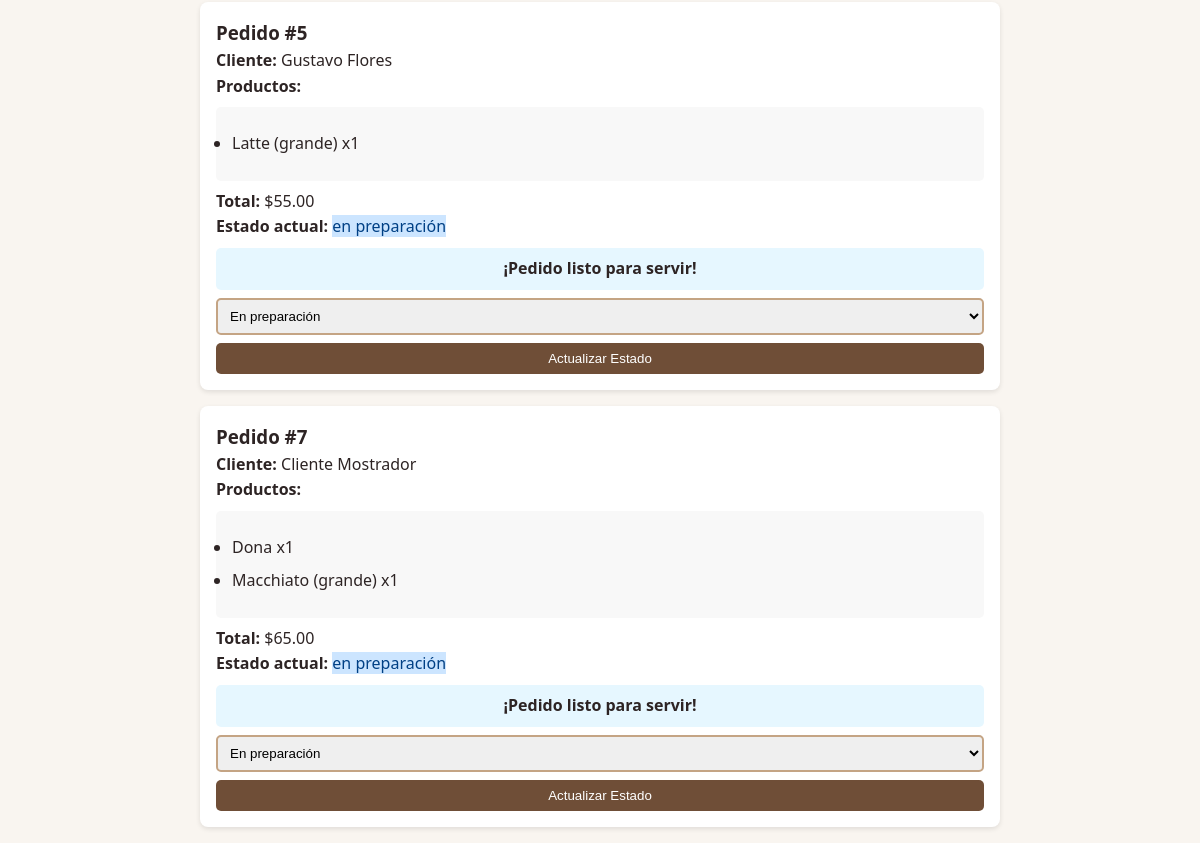
The app's page /barista (signed in, lower part), older data.
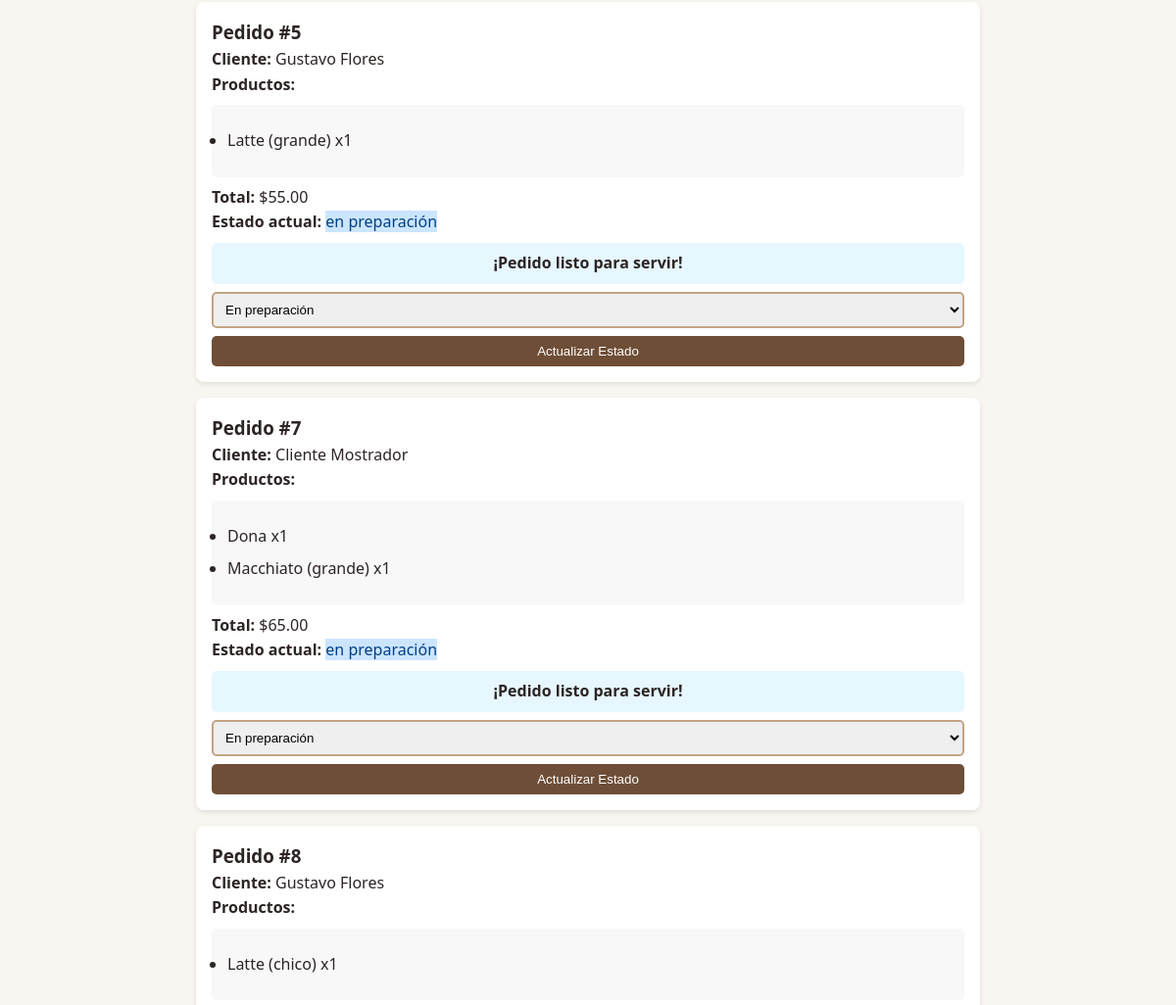
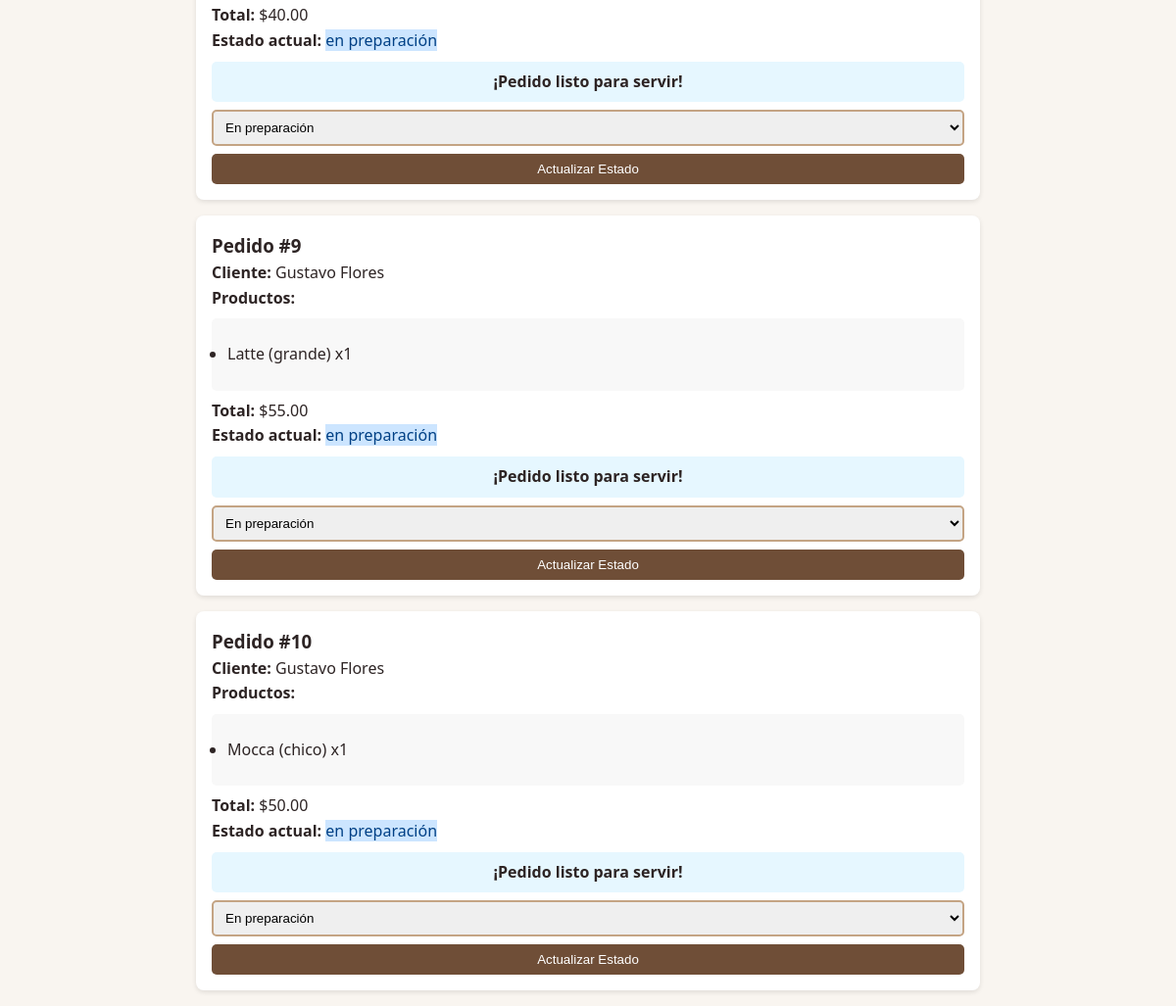
The same page, newer data (2 pictures, top to bottom).
### app.py (models this page shows)
class Pedido(db.Model):
    id = db.Column(db.Integer, primary_key=True)
    cliente = db.Column(db.String(50), nullable=False)
    productos = db.Column(db.String(500))
    estado = db.Column(db.String(20), default="pendiente")
    pago = db.Column(db.String(20), default="pendiente")
    total = db.Column(db.Float)
    fecha = db.Column(db.DateTime, default=datetime.now)
    hora_pago = db.Column(db.DateTime)
    hora_preparacion = db.Column(db.DateTime)

### app.py (the view)
@app.route('/barista')
@login_required
def barista():
    if session.get('role') != 'barista':
        flash('Acceso no autorizado', 'error'); return redirect(url_for('login'))
    pedidos = Pedido.query.filter(Pedido.pago == "pagado", Pedido.estado != "terminado").order_by(Pedido.hora_pago).all()
    ahora = datetime.now()
    for pedido in pedidos:
        if pedido.hora_preparacion and ahora >= pedido.hora_preparacion and pedido.estado != "listo":
            pedido.estado = "listo"; db.session.commit()
    return render_template('barista.html', pedidos=pedidos, ahora=ahora)

### app.py (called while the page is built)
def login_required(view):
    @functools.wraps(view)
    def wrapped_view(**kwargs):
        if 'logged_in' not in session:
            return redirect(url_for('login'))
        return view(**kwargs)
    return wrapped_view

### templates/barista.html (shortened to what this page needs)
<!DOCTYPE html>
<html lang="es">
<head>
    <link rel="stylesheet" href="{{ url_for('static', filename='styles.css') }}">
</head>
<body>
    <main class="container" style="max-width: 800px; margin: 1rem auto;">
        {% for pedido in pedidos %}
        <div class="pedido-card">
            <h3>Pedido #{{ pedido.id }}</h3>
            <p><strong>Cliente:</strong> {{ pedido.cliente }}</p>
            <p><strong>Productos:</strong></p>
            <ul class="productos-lista">
                {% for producto in pedido.productos.split('|')[0].split(',') %}
                <li>{{ producto.strip() }}</li>
                {% endfor %}
            </ul>
            <p><strong>Total:</strong> ${{ "%.2f"|format(pedido.total) }}</p>
            <p><strong>Estado actual:</strong> <span class="estado-{{ pedido.estado | replace(' ', '-') }}">{{ pedido.estado }}</span></p>
            {% if pedido.pago == 'pagado' and pedido.hora_preparacion %}
            <div class="tiempo-preparacion">
                {% if ahora < pedido.hora_preparacion %}
                <p>Tiempo restante: {{ ((pedido.hora_preparacion - ahora).seconds // 60) + 1 }} minutos</p>
                {% else %}
                <p>¡Pedido listo para servir!</p>
                {% endif %}
            </div>
            {% endif %}
            <form action="{{ url_for('actualizar_estado', id=pedido.id) }}" method="post">
                <select name="estado" class="estado-select">
                    <option value="en preparación" {% if pedido.estado == 'en preparación' %}selected{% endif %}>En preparación</option>
                </select>
                <button type="submit" class="btn-actualizar">Actualizar Estado</button>
            </form>
        </div>
        {% endfor %}
    </main>
</body>
</html>

### static/styles.css (style rules this page uses)
:root { --primary: #6F4E37; --secondary: #C4A484; --accent: #E3B04B; --text: #2D2424; }
* { box-sizing: border-box; margin: 0; padding: 0; }
body { font-family: 'Segoe UI', Tahoma, Geneva, Verdana, sans-serif; background-color: #F9F5F0; color: var(--text); line-height: 1.6; }
.container { width: 90%; max-width: 1200px; margin: 0 auto; }
.tiempo-preparacion { margin-top: 0.5rem; padding: 0.5rem; background: #e6f7ff; border-radius: 5px; text-align: center; font-weight: bold; }
.estado-en-preparación { background: #CCE5FF; color: #004085; }
.productos-lista { margin: 0.5rem 0; padding-left: 1rem; }
.productos-lista { text-align: left; padding: 1rem; background: #f8f8f8; border-radius: 5px; }
.productos-lista li { margin: 0.5rem 0; }

### templates/barista.html (style rules this page uses)
.pedido-card { background: white; border-radius: 8px; padding: 1rem; margin-bottom: 1rem; box-shadow: 0 2px 5px rgba(0,0,0,0.1); }
.estado-select { width: 100%; padding: 0.5rem; margin-top: 0.5rem; border: 2px solid var(--secondary); border-radius: 5px; }
.btn-actualizar { background: var(--primary); color: white; border: none; padding: 0.5rem 1rem; border-radius: 5px; width: 100%; margin-top: 0.5rem; cursor: pointer; }
.tiempo-preparacion { margin-top: 0.5rem; padding: 0.5rem; background: #e6f7ff; border-radius: 5px; text-align: center; font-weight: bold; }
.estado-en-preparación { background: #CCE5FF; color: #004085; }
.productos-lista { margin: 0.5rem 0; padding-left: 1rem; }

Row changes from the older to the newer data that the page shows:
added Pedido: id "8", cliente "Gustavo Flores", strip "Latte (chico) x1", total "40.00", estado "en preparación", pago "¡Pedido listo para servir!", estado "En preparación"
added Pedido: id "9", cliente "Gustavo Flores", strip "Latte (grande) x1", total "55.00", estado "en preparación", pago "¡Pedido listo para servir!", estado "En preparación"
added Pedido: id "10", cliente "Gustavo Flores", strip "Mocca (chico) x1", total "50.00", estado "en preparación", pago "¡Pedido listo para servir!", estado "En preparación"
